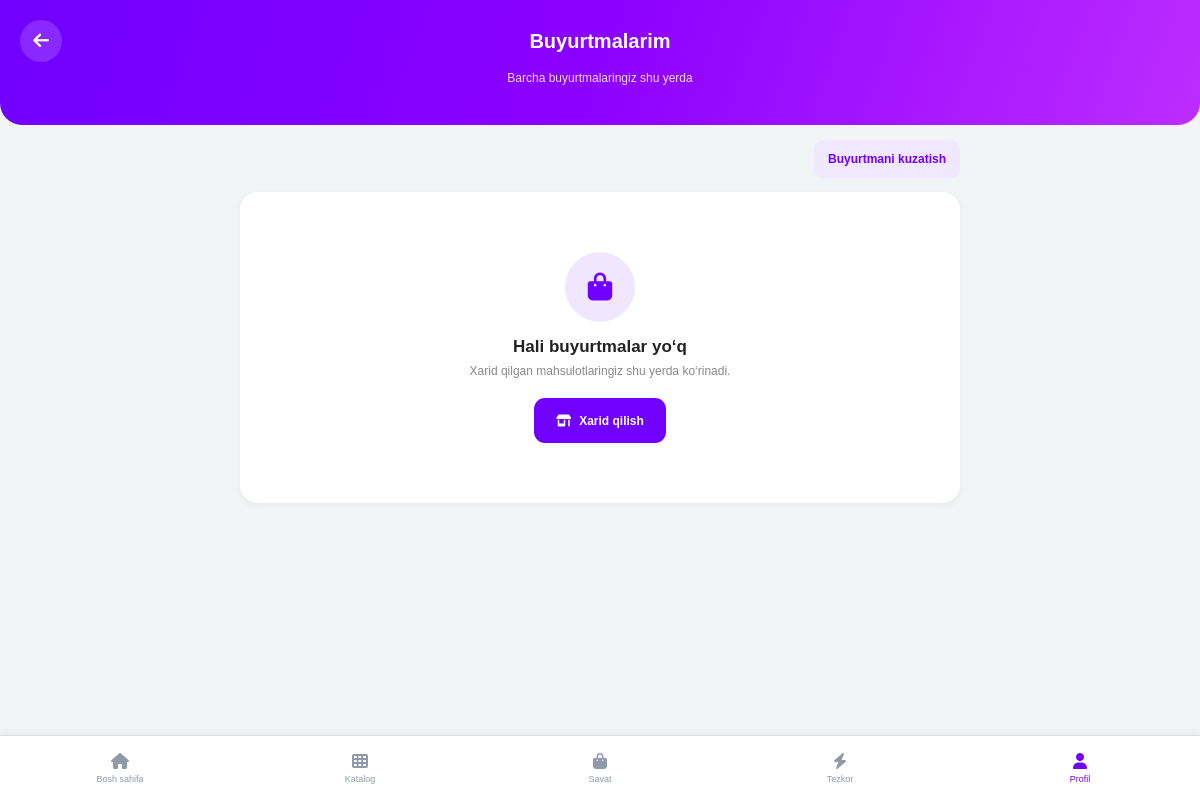
The page /buyurtmalar/ (signed in) on the database as committed earlier.
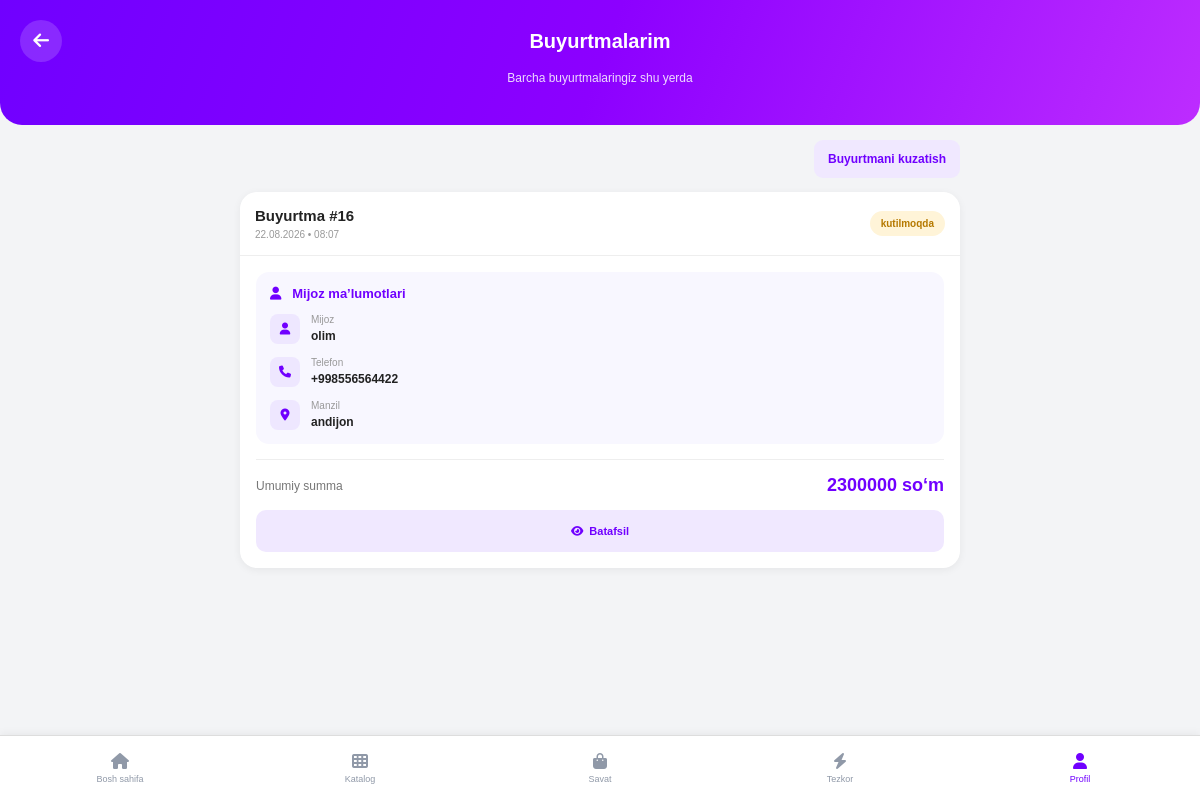
The same page on the database as committed later.
### Xaridapp/models.py (models this page shows, shortened)
class Order(models.Model):
    STATUS_CHOICES = [
        ("Kutilmoqda", "⏳ To'lov kutilmoqda"),
        ("To'langan", "✅ To'langan"),
        ("Qabul qilindi", "📦 Qabul qilindi"),
        ("Yuborildi", "🚚 Yuborildi"),
        ("Yetkazildi", "🎉 Yetkazildi"),
        ("Bekor qilindi", "❌ Bekor qilindi"),
    ]
    user = models.ForeignKey(
        settings.AUTH_USER_MODEL,
        on_delete=models.CASCADE,
        related_name="orders",
        null=True,
        blank=True
    )
    mijoz_nomi = models.CharField(
        max_length=100,
        verbose_name="Mijoz nomi"
    )
    telefon_raqami = models.CharField(
        max_length=20,
        verbose_name="Telefon raqami"
    )
    manzil = models.TextField(
        verbose_name="Manzil"
    )
    umumiy_narx = models.DecimalField(
        max_digits=12,
        decimal_places=2,
        verbose_name="Umumiy narx"
    )
    maqom = models.CharField(
        max_length=50,
        choices=STATUS_CHOICES,
        default="Kutilmoqda",
        verbose_name="Buyurtma holati"
    )
    yaratilgan_at = models.DateTimeField(
        auto_now_add=True,
        verbose_name="Yaratilgan vaqt"
    )
    inventory_restored = models.BooleanField(default=False)
    class Meta:
        verbose_name = "Buyurtma"
        verbose_name_plural = "Buyurtmalar"
        ordering = ["-yaratilgan_at"]

### Xaridapp/views.py (the view)
# urls.py: path("buyurtmalar/", views.orders, name="buyurtmalar"),
@login_required
def orders(request):
    buyurtmalar = Order.objects.filter(
        user=request.user
    ).order_by(
        "-yaratilgan_at"
    )
    qidiruv = request.GET.get(
        "qidiruv",
        ""
    ).strip()
    if qidiruv:
        buyurtmalar = buyurtmalar.filter(
            mijoz_nomi__icontains=qidiruv
        )
    return render(
        request,
        "Xaridapp/buyurtmalar.html",
        {
            "buyurtmalar": buyurtmalar,
            "qidiruv": qidiruv
        }
    )

### Xaridapp/templates/Xaridapp/buyurtmalar.html (shortened to what the changed rows need)
{% load static %}
<!DOCTYPE html>
<html lang="uz">
<head>
    <link rel="stylesheet"
          href="https://cdnjs.cloudflare.com/ajax/libs/font-awesome/6.5.0/css/all.min.css">
</head>
<body>
<main class="content">
{% if buyurtmalar %}
    {% for order in buyurtmalar %}
        <div class="order-card">
            <div class="order-top">
                <div>
                    <div class="order-number">
                        Buyurtma #{{ order.id }}
                    </div>
                    <div class="order-date">
                        {{ order.yaratilgan_at|date:"d.m.Y • H:i" }}
                    </div>
                </div>
                {% if order.maqom == "Kutilmoqda" %}
                    <div class="status pending">
                        ⏳ To‘lov kutilmoqda
                    </div>
                {% elif order.maqom == "To‘langan" %}
                    <div class="status paid">
                        ✓ To‘langan
                    </div>
                {% elif order.maqom == "Tayyorlanmoqda" %}
                    <div class="status processing">
                        📦 Tayyorlanmoqda
                    </div>
                {% elif order.maqom == "Yetkazilmoqda" %}
                    <div class="status shipping">
                        🚚 Yetkazilmoqda
                    </div>
                {% elif order.maqom == "Yetkazildi" %}
                    <div class="status delivered">
                        ✓ Yetkazildi
                    </div>
                {% elif order.maqom == "Bekor qilingan" %}
                    <div class="status cancelled">
                        ✕ Bekor qilingan
                    </div>
                {% else %}
                    <div class="status pending">
                        {{ order.maqom }}
                    </div>
                {% endif %}
            </div>
            <div class="order-body">
                <div class="customer-box">
                    <div class="customer-title">
                        <i class="fa-solid fa-user"></i>
                        &nbsp; Mijoz ma’lumotlari
                    </div>
                    <div class="customer-row">
                        <div class="customer-icon">
                            <i class="fa-solid fa-user"></i>
                        </div>
                        <div class="customer-content">
                            <div class="customer-label">
                                Mijoz
                            </div>
                            <div class="customer-value">
                                {% if order.mijoz_nomi %}
                                    {{ order.mijoz_nomi }}
                                {% else %}
                                    Ma'lumot kiritilmagan
                                {% endif %}
                            </div>
                        </div>
                    </div>
                    <div class="customer-row">
                        <div class="customer-icon">
                            <i class="fa-solid fa-phone"></i>
                        </div>
                        <div class="customer-content">
                            <div class="customer-label">
                                Telefon
                            </div>
                            <div class="customer-value">
                                {% if order.telefon_raqami %}
                                    {{ order.telefon_raqami }}
                                {% else %}
                                    Telefon kiritilmagan
                                {% endif %}
                            </div>
                        </div>
                    </div>
                    <div class="customer-row">
                        <div class="customer-icon">
                            <i class="fa-solid fa-location-dot"></i>
                        </div>
                        <div class="customer-content">
                            <div class="customer-label">
                                Manzil
                            </div>
                            <div class="customer-value">
                                {% if order.manzil %}
                                    {{ order.manzil }}
                                {% else %}
                                    Manzil kiritilmagan
                                {% endif %}
                            </div>
                        </div>
                    </div>
                </div>
                <div class="divider"></div>
                <div class="order-bottom">
                    <div class="total-label">
                        Umumiy summa
                    </div>
                    <div class="total-price">
                        {{ order.umumiy_narx|floatformat:0 }} so‘m
                    </div>
                </div>
                <div class="order-buttons">
                    <a
                        href="{% url 'buyurtmalar_detail' order.id %}"
                        class="order-btn details-btn"
                    >
                        <i class="fa-solid fa-eye"></i>
                        &nbsp; Batafsil
                    </a>
                </div>
            </div>
        </div>
    {% endfor %}
{% else %}
    <div class="empty">
        <div class="empty-icon">
            <i class="fa-solid fa-bag-shopping"></i>
        </div>
        <h3>
            Hali buyurtmalar yo‘q
        </h3>
        <p>
            Xarid qilgan mahsulotlaringiz shu yerda ko‘rinadi.
        </p>
        <a href="{% url 'index' %}" class="shop-btn">
            <i class="fa-solid fa-shop"></i>
            Xarid qilish
        </a>
    </div>
{% endif %}
</main>
</body>
</html>

Rows that differ between the two databases and show on the page:
added Order: id "16", yaratilgan_at "22.08.2026 • 08:07", maqom "kutilmoqda", mijoz_nomi "olim", telefon_raqami "+998556564422", manzil "andijon", umumiy_narx "2300000"
Other text that changed with them:
text no longer shown: "Hali buyurtmalar yo‘q Xarid qilgan mahsulotlaringiz shu yerda ko‘rinadi. Xarid qilish"
